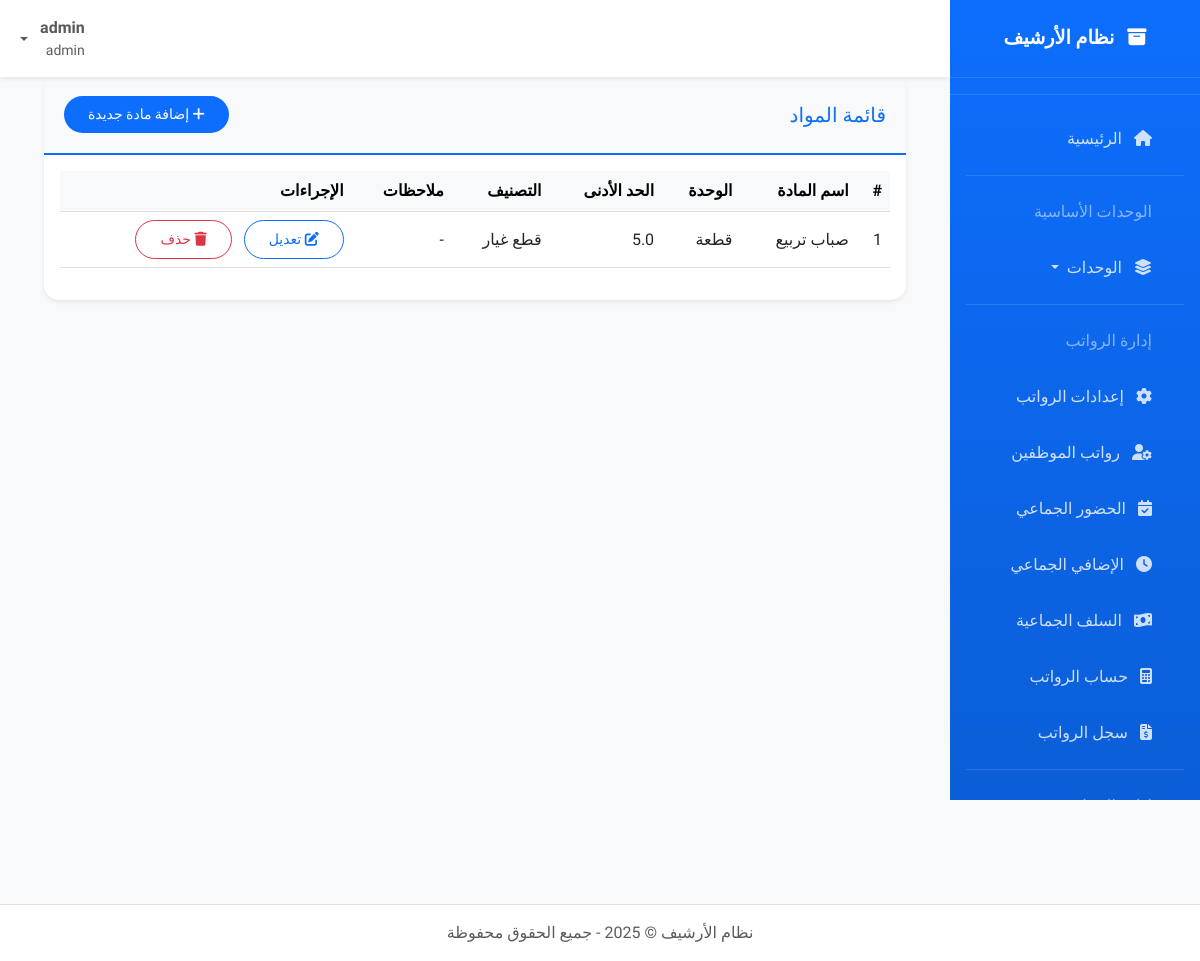
/materials (signed in), run on the app's committed database.
### models.py (models this page shows, shortened)
class User(db.Model, UserMixin):
    id = db.Column(db.Integer, primary_key=True)
    username = db.Column(db.String(50), unique=True, nullable=False)
    email = db.Column(db.String(100), unique=True, nullable=False)
    password_hash = db.Column(db.String(128), nullable=False)
    role = db.Column(db.String(20), default='user')  # admin, archivist, user
    created_at = db.Column(db.DateTime, default=datetime.utcnow)
    def is_admin(self):
        return self.role == 'admin'
    def can_edit(self):
        return self.role in ['admin', 'archivist']

### app.py (models this page shows, shortened)
class Material(db.Model):
    id = db.Column(db.Integer, primary_key=True)
    name = db.Column(db.String(100), nullable=False)
    unit = db.Column(db.String(20), nullable=False)  # وحدة القياس: طن، متر مكعب، لتر، قطعة...
    min_stock_level = db.Column(db.Float, default=0)  # الحد الأدنى للتنبيه
    category = db.Column(db.String(50))  # مواد خام، قطع غيار، وقود...
    notes = db.Column(db.Text)
    created_at = db.Column(db.DateTime, default=datetime.utcnow)
    stock_items = db.relationship('StockItem', backref='material', lazy=True, cascade="all, delete-orphan")
    transactions = db.relationship('StockTransaction', backref='material', lazy=True, cascade="all, delete-orphan")

### app.py (the view)
@app.route('/materials')
@login_required
def material_list():
    materials = Material.query.all()
    settings = CompanySettings.query.first()
    return render_template('material/list.html', materials=materials, settings=settings)

### app.py (called while the page is built)
@login_manager.user_loader
def load_user(user_id):
    return User.query.get(int(user_id))

@app.before_request
def create_tables_once():
    if not hasattr(g, 'tables_created'):
        db.create_all()
        os.makedirs(app.config['UPLOAD_FOLDER'], exist_ok=True)
        os.makedirs(os.path.join(app.config['UPLOAD_FOLDER'], 'cars'), exist_ok=True)
        os.makedirs(os.path.join(app.config['UPLOAD_FOLDER'], 'employees'), exist_ok=True)
        os.makedirs(os.path.join(app.config['UPLOAD_FOLDER'], 'documents'), exist_ok=True)
        os.makedirs(os.path.join(app.config['UPLOAD_FOLDER'], 'logos'), exist_ok=True)
        if not CompanySettings.query.first():
            settings = CompanySettings()
            db.session.add(settings)
            db.session.commit()
        g.tables_created = True

@app.context_processor
def inject_current_year():
    return {'current_year': datetime.now().year}

### templates/material/list.html (shortened to what this page needs)
{% extends "base.html" %}
{% block content %}
<div class="container-fluid">
    <div class="row">
        <div class="col-12">
            <div class="card border-0 shadow-sm">
                <div class="card-header d-flex justify-content-between align-items-center">
                    <h5 class="mb-0">قائمة المواد</h5>
                    {% if current_user.is_admin() %}
                    <a href="{{ url_for('add_material') }}" class="btn btn-primary btn-sm">
                        <i class="fas fa-plus"></i> إضافة مادة جديدة
                    </a>
                    {% endif %}
                </div>
                <div class="card-body">
                    {% if materials %}
                    <div class="table-responsive">
                        <table class="table table-hover align-middle">
                            <thead class="table-light">
                                <tr>
                                    <th>#</th>
                                    <th>اسم المادة</th>
                                    <th>الوحدة</th>
                                    <th>الحد الأدنى</th>
                                    <th>التصنيف</th>
                                    <th>ملاحظات</th>
                                    <th>الإجراءات</th>
                                </tr>
                            </thead>
                            <tbody>
                                {% for mat in materials %}
                                <tr>
                                    <td>{{ loop.index }}</td>
                                    <td>{{ mat.name }}</td>
                                    <td>{{ mat.unit }}</td>
                                    <td>{{ mat.min_stock_level }}</td>
                                    <td>{{ mat.category or '-' }}</td>
                                    <td>{{ mat.notes or '-' }}</td>
                                    <td>
                                        <a href="{{ url_for('edit_material', material_id=mat.id) }}" class="btn btn-sm btn-outline-primary me-2">
                                            <i class="fas fa-edit"></i> تعديل
                                        </a>
                                        {% if current_user.is_admin() %}
                                        <form method="POST" action="{{ url_for('delete_material', material_id=mat.id) }}" class="d-inline">
                                            <button type="submit" class="btn btn-sm btn-outline-danger" onclick="return confirm('هل أنت متأكد من حذف هذه المادة؟')">
                                                <i class="fas fa-trash"></i> حذف
                                            </button>
                                        </form>
                                        {% endif %}
                                    </td>
                                </tr>
                                {% endfor %}
                            </tbody>
                        </table>
                    </div>
                    {% endif %}
                </div>
            </div>
        </div>
    </div>
</div>
{% endblock %}

### templates/base.html (shortened to what this page needs)
<!DOCTYPE html>
<html lang="ar" dir="rtl">
<head>
    <link href="https://cdn.jsdelivr.net/npm/bootstrap@5.3.0/dist/css/bootstrap.rtl.min.css" rel="stylesheet">
    <link rel="stylesheet" href="https://cdn.jsdelivr.net/npm/bootstrap-icons@1.10.0/font/bootstrap-icons.css">
    <link href="https://cdnjs.cloudflare.com/ajax/libs/font-awesome/6.4.0/css/all.min.css" rel="stylesheet">
</head>
<body>
    <nav id="sidebar" class="d-none d-lg-block">
        <div class="sidebar-brand">
            <i class="fas fa-archive me-2"></i> <span>نظام الأرشيف</span>
        </div>
        <hr class="text-white-50">
        <ul class="nav flex-column px-3">
            <li class="nav-item">
                <a class="nav-link {% if request.endpoint == 'index' %}active{% endif %}" href="{{ url_for('index') }}">
                    <i class="fas fa-home me-2"></i> <span>الرئيسية</span>
                </a>
            </li>
            <hr class="text-white-50 my-2">
            <li class="nav-item">
                <span class="nav-link text-white-50 small">الوحدات الأساسية</span>
            </li>
            <li class="nav-item dropdown">
                <a class="nav-link dropdown-toggle" href="#" id="basicUnitsDropdown" role="button" data-bs-toggle="dropdown" aria-expanded="false">
                    <i class="fas fa-layer-group me-2"></i> <span>الوحدات</span>
                </a>
            </li>
            <hr class="text-white-50 my-2">
            {% if current_user.is_authenticated and current_user.can_edit() %}
            <li class="nav-item">
                <span class="nav-link text-white-50 small">إدارة الرواتب</span>
            </li>
            <li class="nav-item">
                <a class="nav-link {% if 'salary_settings' in request.endpoint %}active{% endif %}" href="{{ url_for('salary_settings') }}">
                    <i class="fas fa-cog me-2"></i> <span>إعدادات الرواتب</span>
                </a>
            </li>
            <li class="nav-item">
                <a class="nav-link {% if 'salary_employees_list' in request.endpoint %}active{% endif %}" href="{{ url_for('salary_employees_list') }}">
                    <i class="fas fa-user-cog me-2"></i> <span>رواتب الموظفين</span>
                </a>
            </li>
            <li class="nav-item">
                <a class="nav-link {% if 'bulk_attendance' in request.endpoint %}active{% endif %}" href="{{ url_for('bulk_attendance') }}">
                    <i class="fas fa-calendar-check me-2"></i> <span>الحضور الجماعي</span>
                </a>
            </li>
            <li class="nav-item">
                <a class="nav-link {% if 'bulk_overtime' in request.endpoint %}active{% endif %}" href="{{ url_for('bulk_overtime') }}">
                    <i class="fas fa-clock me-2"></i> <span>الإضافي الجماعي</span>
                </a>
            </li>
            <li class="nav-item">
                <a class="nav-link {% if 'bulk_advance' in request.endpoint %}active{% endif %}" href="{{ url_for('bulk_advance') }}">
                    <i class="fas fa-money-bill-wave me-2"></i> <span>السلف الجماعية</span>
                </a>
            </li>
            <li class="nav-item">
                <a class="nav-link {% if 'calculate_payroll' in request.endpoint %}active{% endif %}" href="{{ url_for('calculate_payroll') }}">
                    <i class="fas fa-calculator me-2"></i> <span>حساب الرواتب</span>
                </a>
            </li>
            <li class="nav-item">
                <a class="nav-link {% if 'payroll_list' in request.endpoint %}active{% endif %}" href="{{ url_for('payroll_list') }}">
                    <i class="fas fa-file-invoice-dollar me-2"></i> <span>سجل الرواتب</span>
                </a>
            </li>
            {% endif %}
            <hr class="text-white-50 my-2">
            {% if current_user.is_authenticated and current_user.can_edit() %}
            <li class="nav-item">
                <span class="nav-link text-white-50 small">إدارة المخازن</span>
            </li>
            {% endif %}
        </ul>
    </nav>
    <nav class="navbar navbar-expand-lg navbar-light bg-white shadow-sm top-navbar">
        <div class="container-fluid">
            <div class="navbar-nav ms-auto">
                {% if current_user.is_authenticated %}
                <div class="nav-item dropdown">
                    <a class="nav-link dropdown-toggle d-flex align-items-center" href="#" id="userDropdown" role="button" data-bs-toggle="dropdown">
                        <div class="me-2">
                            <div class="fw-bold">{{ current_user.username }}</div>
                            <div class="small text-muted">{{ current_user.role }}</div>
                        </div>
                    </a>
                </div>
                {% else %}
                <a class="nav-link" href="{{ url_for('login') }}">
                    <i class="fas fa-sign-in-alt me-1"></i> تسجيل الدخول
                </a>
                {% endif %}
            </div>
        </div>
    </nav>
    <main id="main-content">
        <div class="container-fluid">
            {% block content %}{% endblock %}
        </div>
    </main>
    <footer class="bg-white border-top py-3 mt-5">
        <div class="container">
            <div class="text-center text-muted">
                <p class="mb-0">نظام الأرشيف &copy; {{ current_year }} - جميع الحقوق محفوظة</p>
            </div>
        </div>
    </footer>
</body>
</html>

### templates/base.html (style rules this page uses)
:root { --primary-color: #0d6efd; --secondary-color: #6c757d; --success-color: #198754; --danger-color: #dc3545; --warning-color: #ffc107; --info-color: #0dcaf0; }
body { font-family: 'Tajawal', sans-serif; background-color: #f8f9fa; padding-top: 56px; margin: 0; }
#sidebar { position: fixed; top: 0; right: 0; height: 100vh; width: 250px; background: linear-gradient(180deg, #0d6efd 0%, #0b5ed7 100%); color: white; z-index: 1000; overflow-y: auto; transition: transform 0.3s ease, width 0.3s ease; }
#sidebar .sidebar-brand { font-weight: 700; padding: 1.5rem 1rem; text-align: center; font-size: 1.2rem; border-bottom: 1px solid rgba(255,255,255,0.1); }
#sidebar .nav-link { color: rgba(255,255,255,0.8); padding: 0.75rem 1rem; margin: 0.25rem 1rem; border-radius: 0.375rem; transition: all 0.3s ease; }
#main-content { margin-right: 250px; padding: 20px; min-height: 100vh; transition: margin-right 0.3s ease; }
.top-navbar { position: fixed; top: 0; right: 250px; left: 0; z-index: 1030; transition: right 0.3s ease; }
.card { border: none; border-radius: 15px; box-shadow: 0 0.125rem 0.25rem rgba(0,0,0,0.075); margin-bottom: 1.5rem; transition: transform 0.3s ease; }
.card-header { background-color: #f8f9fa; border-bottom: 2px solid var(--primary-color); border-radius: 15px 15px 0 0 !important; padding: 1.25rem; font-weight: 700; color: var(--primary-color); }
.btn { border-radius: 50px; padding: 0.5rem 1.5rem; font-weight: 500; transition: all 0.3s ease; }
.btn-primary { background-color: var(--primary-color); border: none; }

### data on the page
User: username "admin", role "admin"
Material: name "صباب تربيع", unit "قطعة", min_stock_level "5.0", category "قطع غيار", notes "-"
